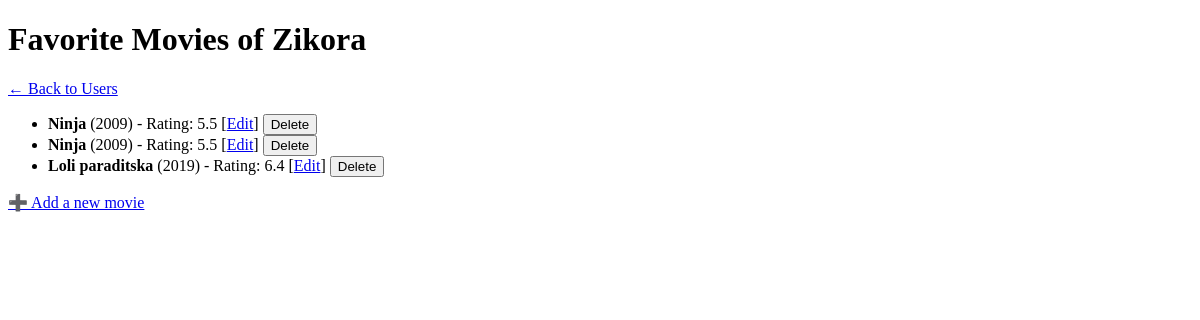
The page /users/4 on the database as committed earlier.
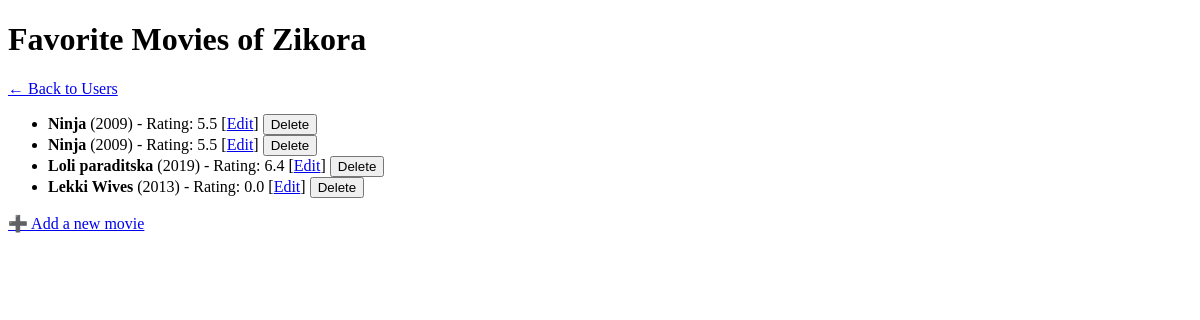
The same page on the database as committed later.
### models.py (models this page shows)
class User(db.Model):
	__tablename__ = "users"
	id = db.Column(db.Integer, primary_key=True)
	name = db.Column(db.String(100), nullable=False)
	movies = db.relationship(
		"Movie",
		back_populates="user",
		cascade="all, delete-orphan",
	)

class Movie(db.Model):
	__tablename__ = "movies"
	id = db.Column(db.Integer, primary_key=True)
	name = db.Column(db.String(200), nullable=False)
	director = db.Column(db.String, nullable=False)
	year = db.Column(db.Integer, nullable=False)
	rating = db.Column(db.Float, nullable=False)
	user_id = db.Column(db.Integer, db.ForeignKey("users.id"), nullable=False)
	user = db.relationship("User", back_populates="movies")

### app.py (the view)
@app.route("/users/<int:user_id>")
def user_movies(user_id):
	user = data_manager.get_user(user_id)
	movies = data_manager.get_user_movies(user_id)
	return render_template("user_movies.html", user=user, movies=movies)

### datamanager/sqlite_data_manager.py (called while the page is built)
	def get_user(self, user_id: int) -> Optional[User]:
		return self.session.get(User, user_id)

	def get_user_movies(self, user_id: int) -> List[Movie]:
		return (
			self.session.query(Movie)
			.filter(Movie.user_id == user_id)
			.all()
		)

### templates/user_movies.html (shortened to what this page needs)
<!doctype html>
<html lang="en">
<head>
</head>
<body>
    <h1>Favorite Movies of {{ user['name'] }}</h1>
    <p><a href="{{ url_for('list_users') }}">← Back to Users</a></p>
    <ul>
        {% for movie in movies %}
            <li>
                <strong>{{ movie['name'] }}</strong>
                ({{ movie['year'] }}) - Rating: {{ movie['rating'] }}
                [<a href="{{ url_for('update_movie', user_id=user['id'], movie_id=movie['id']) }}">Edit</a>]
                <form action="{{ url_for('delete_movie', user_id=user['id'], movie_id=movie['id']) }}"
                      method="post" style="display:inline;">
                    <button type="submit">Delete</button>
                </form>
            </li>
        {% else %}
            <li>No movies yet for this user.</li>
        {% endfor %}
    </ul>
    <p><a href="{{ url_for('add_movie', user_id=user['id']) }}">➕ Add a new movie</a></p>
</body>
</html>

Rows that differ between the two databases and show on the page:
added Movie: name "Lekki Wives", year "2013", rating "0.0"
